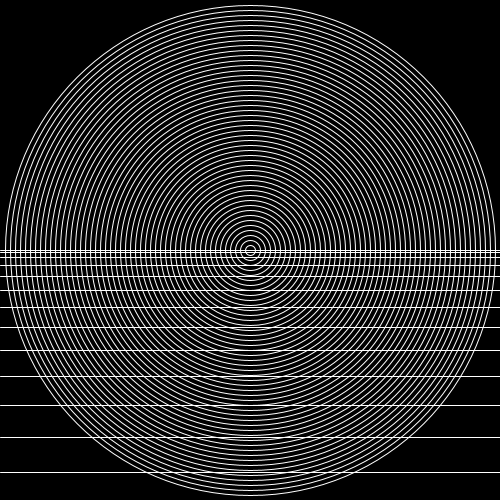
Frame 1 (no input)
Frame 60 (the mouse pressed at the canvas centre just before this capture): identical to frame 1, image omitted
Frame 120 (the mouse held since frame 60 and released just before this capture): identical to frame 1, image omitted

The Processing sketch that drew this single still picture (run headless with seeded random() and noise(); from frame 60 on, the mouse is pressed at the canvas centre):

// Processing sketch: lotsaloops
// ── lotsaloops.pde
void setup()
{
  size(500, 500);
}

void draw()
{

  // Draw some lines
  line(100, 10, 100, 100);
  line(120, 10, 120, 100);
  line(140, 10, 140, 100);
  line(160, 10, 160, 100);
  line(180, 10, 180, 100);

  // Draw some lines using a for loop 
  for (int x = 100 ; x <= 180 ; x += 20)
  {
    line(x, 10, x, 100);
  }
  
  // Another way of doing the same loop 
  for (int line = 0 ; line < 5 ; line ++)
  {
    int x = 100 + (line * 20);
    line(x, 10, x, 100);
  }
  
  // The same using a while loop
  int line = 0;
  while (line < 5)
  {
    int x = 100 + (line * 20);
    line(x, 10, x, 100);
    line ++;
  }
  
  // And now another while loop
  int xx = 100;
  while (xx <= 180)
  {
    line(xx, 10, xx, 100);
    xx += 20;
  }
  
  // Circles stuff
  int w = 10;
  stroke(255);
  background(0);
  noFill();
  while(w < 500)
  {
    ellipse(250, 250, w, w);
    w += 10;
  }

  // Clock stuff
  float thetaInc = TWO_PI / 12.0f;
  float radius = 200;
  for(int i = 1 ; i <= 12 ; i ++)
  {
    float theta = i * thetaInc;
    float x = 250.0f + sin(theta) * radius;
    float y = 250.0f - cos(theta) * radius;
   
  }

  // Clock stuff using a while loop
  int i = 1;
  while (i <= 12)
  {
    float theta = i * thetaInc;
    float x = 250.0f + sin(theta) * radius;
    float y = 250.0f - cos(theta) * radius;
  
    i ++;
  }

  // Another way of doing the clock stuff
  i = 1;
  for (float theta = thetaInc ; theta <= TWO_PI ; theta += thetaInc)
  {
    float x = 250.0f + sin(theta) * radius;
    float y = 250.0f - cos(theta) * radius;
    
    i ++;
  }
 
   // And some lines! 
  float y = height / 2;
  float yInc = 2;
  while (y < height)
  {
    line (0, y, width, y);
    y += yInc;
    yInc += 3f;  
  }

}
